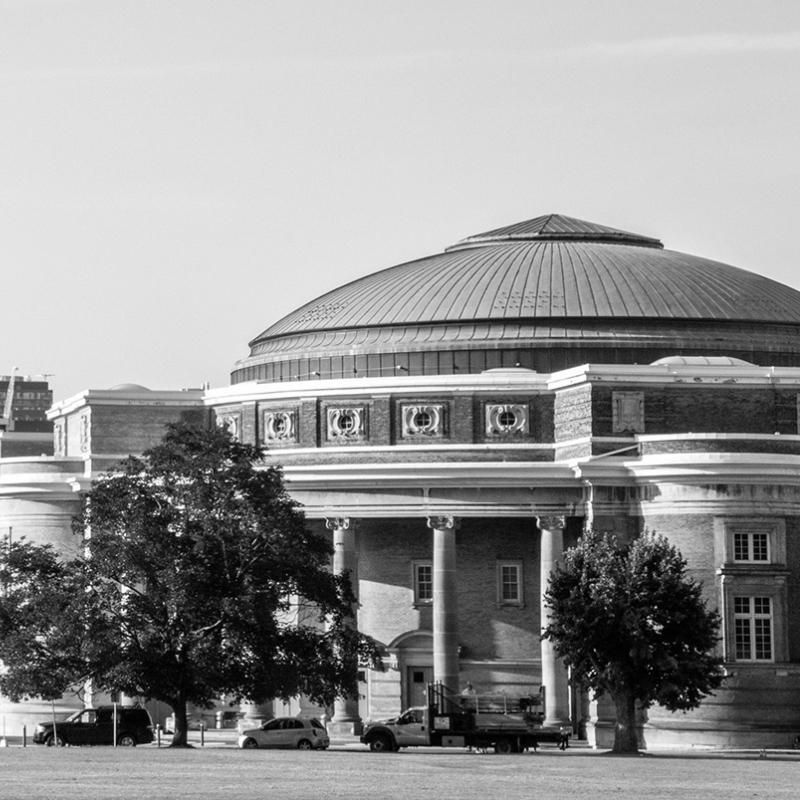
#> input picture A1/gray.jpg, 800 x 800 px, found by its file name; its folder holds 5 pictures in this run
$ python a1.py   (Python 2 division)   (older library calls are emulated)
#> lines starting #> are read from the running program, lines starting #| are printed output that depends on the picture
import numpy as np
import cv2
import scipy.misc
from scipy.ndimage.filters import gaussian_filter
path = "/Users/jackychencw/Desktop/CSC420/A1/"

def readImg(filename):
#> called with filename = 'gray.jpg'
    image = cv2.imread(path + filename, 0)
#> image is the input picture: shape (800, 800); min 0, max 255, mean 149.1
    return image

# 4.(a)
# [101 lines left out: functions MyCorrelation, MyConvolution, not called in this run]

# 4.(c)
def portrait(I, h, mode, mask):
    img = readImg(I)
    new_img =gaussian_filter(img, sigma=7)
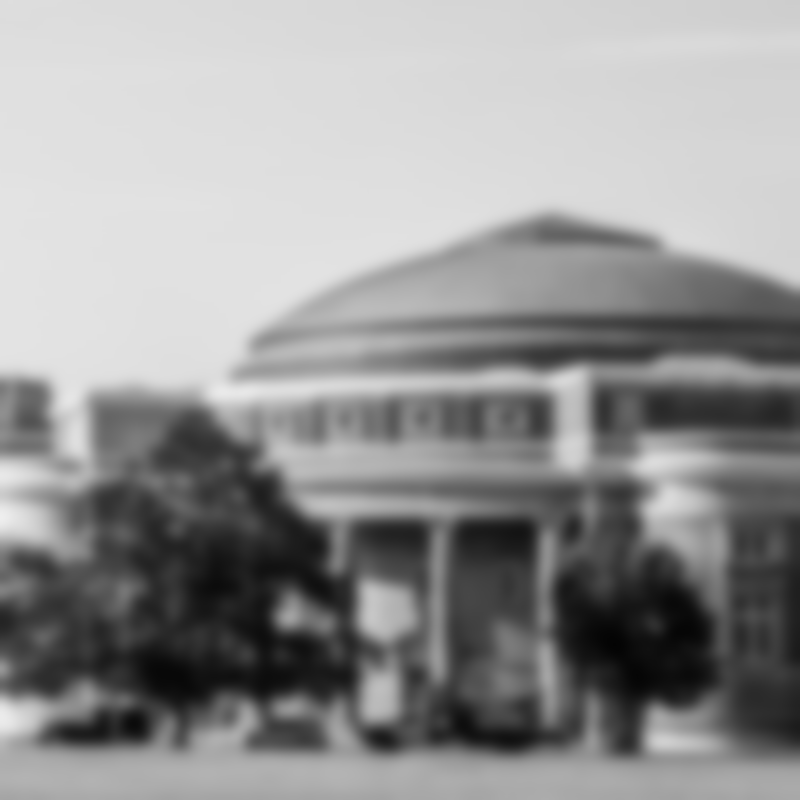
#> new_img: shape (800, 800); min 3, max 238, mean 148.1
    result = np.zeros(new_img.shape)
    where_0 = np.where(mask == 0)
    where_1 = np.where(mask == 1)
    result[where_0] = new_img[where_0]
    result[where_1] = img[where_1]
    return result

mask = np.zeros((200,200))
h = np.ones((3,3))
mask = np.pad(mask, ((300,300),(300,300)), "constant")
img = portrait("gray.jpg", h, "same", mask)
scipy.misc.imsave(path + 'portrait.jpg', img)

# 5.(b)
# [89 lines left out: functions isSeperable, addRandNoise, denoise, addSaltAndPepperNoise, denoise_sap, denoise and 1 more, not called in this run]
